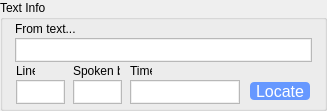
         <widget class="QGroupBox" name="eTextInfoBox">
          <property name="geometry">
           <rect>
            <x>8</x>
            <y>464</y>
            <width>327</width>
            <height>111</height>
           </rect>
          </property>
          <property name="styleSheet">
           <string notr="true">QPlainTextEdit {
    font-size: 9;
    border-radius: 0pts;
    max-height: 20px;
    min-width: 45px;
    min-height: 20px;
    padding: 1px;
}
QPushButton {
     border: 0px solid black;
     min-width: 60px;
	 min-height: 18px;
     max-width: 60px;
	 max-height: 18px;
	background: #6698FF;
	color: white;    
	border: 0px solid black;
	border-radius: 4px;
    	padding: 0 0 0 0;
    	margin: 0 0 0 0;
}

QPushButton:pressed {
	background: #1E90FF;
	border: 2px outset #1E90FF;
}
</string>
          </property>
          <property name="title">
           <string>Text Info</string>
          </property>
          <widget class="QPlainTextEdit" name="eSourceText">
           <property name="geometry">
            <rect>
             <x>15</x>
             <y>38</y>
             <width>297</width>
             <height>22</height>
            </rect>
           </property>
           <property name="font">
            <font>
             <pointsize>9</pointsize>
             <italic>false</italic>
             <bold>false</bold>
            </font>
           </property>
           <property name="toolTip">
            <string>if this is from a text,
text name and line number</string>
           </property>
           <property name="verticalScrollBarPolicy">
            <enum>Qt::ScrollBarAlwaysOff</enum>
           </property>
           <property name="horizontalScrollBarPolicy">
            <enum>Qt::ScrollBarAlwaysOff</enum>
           </property>
           <property name="readOnly">
            <bool>true</bool>
           </property>
          </widget>
          <widget class="QLabel" name="eLabelTranscriber">
           <property name="geometry">
            <rect>
             <x>15</x>
             <y>21</y>
             <width>104</width>
             <height>16</height>
            </rect>
           </property>
           <property name="font">
            <font>
             <family>Arial</family>
             <pointsize>9</pointsize>
             <bold>false</bold>
            </font>
           </property>
           <property name="text">
            <string>From text...</string>
           </property>
          </widget>
          <widget class="QPushButton" name="eLocateBtn">
           <property name="geometry">
            <rect>
             <x>250</x>
             <y>82</y>
             <width>60</width>
             <height>18</height>
            </rect>
           </property>
           <property name="font">
            <font>
             <family>Arial</family>
             <pointsize>12</pointsize>
             <italic>false</italic>
             <bold>false</bold>
            </font>
           </property>
           <property name="toolTip">
            <string>find this example 
in a text or dataset</string>
           </property>
           <property name="text">
            <string>Locate</string>
           </property>
          </widget>
          <widget class="QLabel" name="label_9">
           <property name="geometry">
            <rect>
             <x>130</x>
             <y>63</y>
             <width>22</width>
             <height>16</height>
            </rect>
           </property>
           <property name="font">
            <font>
             <family>Arial</family>
             <pointsize>9</pointsize>
             <bold>false</bold>
            </font>
           </property>
           <property name="text">
            <string>Time</string>
           </property>
          </widget>
          <widget class="QPlainTextEdit" name="eTimeCode">
           <property name="geometry">
            <rect>
             <x>130</x>
             <y>80</y>
             <width>110</width>
             <height>22</height>
            </rect>
           </property>
           <property name="minimumSize">
            <size>
             <width>47</width>
             <height>22</height>
            </size>
           </property>
           <property name="maximumSize">
            <size>
             <width>110</width>
             <height>22</height>
            </size>
           </property>
           <property name="font">
            <font>
             <pointsize>9</pointsize>
            </font>
           </property>
           <property name="toolTip">
            <string>time in recording</string>
           </property>
           <property name="verticalScrollBarPolicy">
            <enum>Qt::ScrollBarAlwaysOff</enum>
           </property>
           <property name="horizontalScrollBarPolicy">
            <enum>Qt::ScrollBarAlwaysOff</enum>
           </property>
           <property name="lineWrapMode">
            <enum>QPlainTextEdit::NoWrap</enum>
           </property>
           <property name="readOnly">
            <bool>false</bool>
           </property>
          </widget>
          <widget class="QPlainTextEdit" name="eLineNumber">
           <property name="geometry">
            <rect>
             <x>16</x>
             <y>80</y>
             <width>47</width>
             <height>22</height>
            </rect>
           </property>
           <property name="minimumSize">
            <size>
             <width>47</width>
             <height>22</height>
            </size>
           </property>
           <property name="maximumSize">
            <size>
             <width>40</width>
             <height>22</height>
            </size>
           </property>
           <property name="font">
            <font>
             <pointsize>9</pointsize>
            </font>
           </property>
           <property name="toolTip">
            <string>time in recording</string>
           </property>
           <property name="verticalScrollBarPolicy">
            <enum>Qt::ScrollBarAlwaysOff</enum>
           </property>
           <property name="horizontalScrollBarPolicy">
            <enum>Qt::ScrollBarAlwaysOff</enum>
           </property>
           <property name="readOnly">
            <bool>true</bool>
           </property>
          </widget>
          <widget class="QLabel" name="label_14">
           <property name="geometry">
            <rect>
             <x>16</x>
             <y>63</y>
             <width>19</width>
             <height>16</height>
            </rect>
           </property>
           <property name="font">
            <font>
             <family>Arial</family>
             <pointsize>9</pointsize>
             <bold>false</bold>
            </font>
           </property>
           <property name="text">
            <string>Line</string>
           </property>
          </widget>
          <widget class="QPlainTextEdit" name="eSpokenBy">
           <property name="geometry">
            <rect>
             <x>73</x>
             <y>80</y>
             <width>47</width>
             <height>22</height>
            </rect>
           </property>
           <property name="minimumSize">
            <size>
             <width>47</width>
             <height>22</height>
            </size>
           </property>
           <property name="maximumSize">
            <size>
             <width>40</width>
             <height>22</height>
            </size>
           </property>
           <property name="font">
            <font>
             <pointsize>9</pointsize>
            </font>
           </property>
           <property name="toolTip">
            <string>speaker, if specified separately from Source</string>
           </property>
           <property name="verticalScrollBarPolicy">
            <enum>Qt::ScrollBarAlwaysOff</enum>
           </property>
           <property name="horizontalScrollBarPolicy">
            <enum>Qt::ScrollBarAlwaysOff</enum>
           </property>
           <property name="readOnly">
            <bool>false</bool>
           </property>
          </widget>
          <widget class="QLabel" name="label_25">
           <property name="geometry">
            <rect>
             <x>73</x>
             <y>63</y>
             <width>47</width>
             <height>16</height>
            </rect>
           </property>
           <property name="font">
            <font>
             <family>Arial</family>
             <pointsize>9</pointsize>
             <bold>false</bold>
            </font>
           </property>
           <property name="text">
            <string>Spoken by</string>
           </property>
          </widget>
         </widget>
